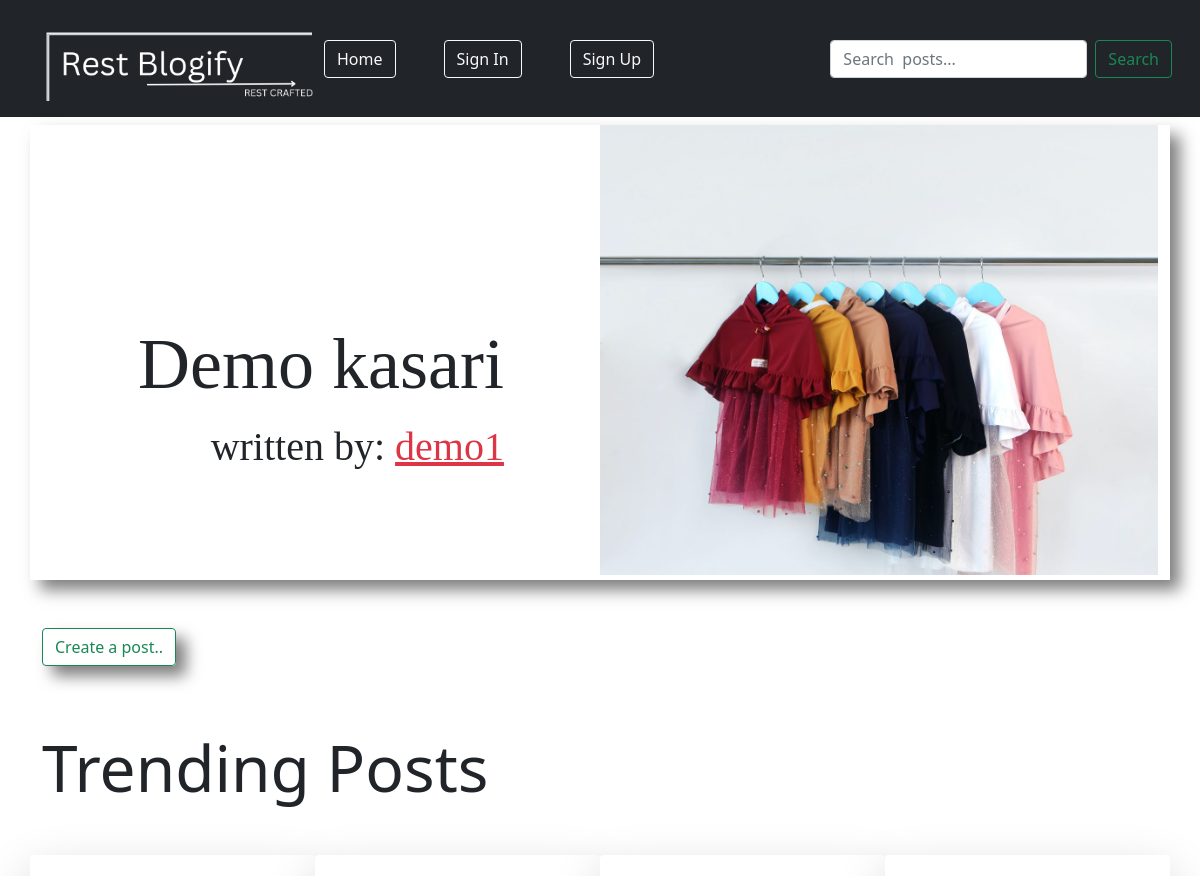
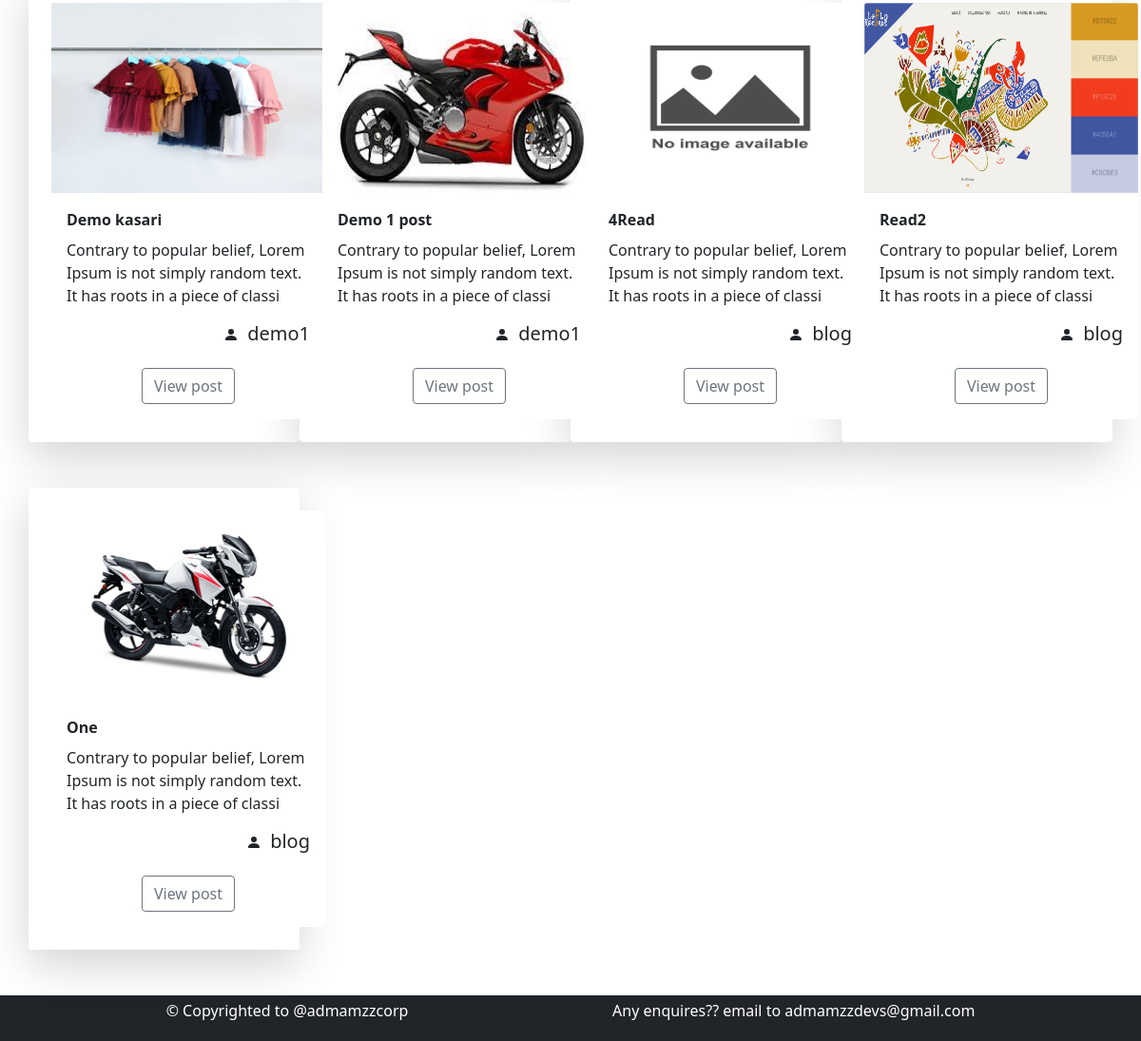
The page / on the database its author committed (2 pictures, top to bottom).
### blog_app/models.py (models this page shows, shortened)
class Post(models.Model):
    post_name = models.CharField(max_length=100)
    post_desc = models.TextField()
    created   = models.DateTimeField(auto_now_add=True)
    rating = models.IntegerField(default=0)
    user = models.ForeignKey(User, on_delete=models.CASCADE)
    image = models.ImageField(upload_to='post_images',null=True,blank=True)

### blog_app/views.py (the view)
# urls.py: path('',views.index,name='index'),
def index(request):
    posts = Post.objects.order_by('-created', '-rating')
    return render(request,'index.html',{'posts':posts})

### templates/index.html (shortened to what this page needs)
{% extends 'base.html' %}
{% load static %}
{% block content %}
    <div class="container mt-2 ">
        <div class="row mb-3" style="height:455px;box-shadow: 10px 10px 15px rgba(0, 0, 0, 0.5);">
          <div id="imageSlider" class="carousel slide" data-ride="carousel">
            <div class="carousel-inner">
                {% for post in posts|slice:":5" %}
                    <div class="carousel-item {% if forloop.first %}active{% endif %}" style="max-height: 450px;">
                    <div class="d-flex">
                      <div class="w-50 d-flex justify-content-center align-items-center">
                        <div class="p-3">
                          <p class="display-2" style="font-family: cursive;">{{post.post_name}}</p>
                          <p class="display-6 text-end" style="font-family: cursive;">written by: <span class="text-danger text-decoration-underline">{{post.user}}</span></p>
                        </div>
                      </div>
                      <div class="w-50">
                        {% if post.image %}
                        <img src="{{ post.image.url }}" class="d-block w-100 " alt="Image" >
                        {% else %}
                        <p class=" text-muted mt-5">{{post.post_desc}}</p>
                    {% endif %}
                      </div>
                    </div>
                    </div>
                {% endfor %}
            </div>
        </div>
        </div>
        <div class="row mb-2 mt-5">
            <div class="col-12" >
                <p>
                    <button class="btn btn-outline-success waves-effect" type="button" data-bs-toggle="collapse" data-bs-target="#collapseExample" aria-expanded="false" aria-controls="collapseExample" style="box-shadow: 10px 10px 15px  rgba(0, 0, 0, 0.5);">
                   Create a post..
                    </button>
                  </p>
            </div>
        </div>
        <div class="row mt-5">
          <p class="display-3 mb-5" >Trending Posts</p>
          {% for post in posts %}
          <div class="col-3 p-4 shadow-lg  mb-5 bg-body rounded" style="min-height:400px">
            <div class="card custom" style="width: 18rem;">
              <img class="card-img-top" src="{% if post.image != '' %}{{post.image.url}} {% else %} {% static 'images/default.jpg' %} {% endif %}" alt="Card image cap" style="height:200px;">
              <div class="card-body " >
                <p class="card-title fw-bolder">{{post.post_name}}</p>
                <p class="card-text">{{post.post_desc|slice:':100'}}</p>
                <h5 class="card-title text-end">
                  <svg xmlns="http://www.w3.org/2000/svg" width="16" height="16" fill="currentColor" class="bi bi-person-fill text-dark mx-1" viewBox="0 0 16 16">
                    <path d="M3 14s-1 0-1-1 1-4 6-4 6 3 6 4-1 1-1 1H3Zm5-6a3 3 0 1 0 0-6 3 3 0 0 0 0 6Z"/>
                  </svg>
                  {{post.user}}
                </h5>
                <div class="text-center">
                  <a href="{% url 'post' post.id %}" class="btn btn-outline-secondary mt-3">View post</a>
                </div>
              </div>
            </div>
          </div>
          {% empty %}
          <div >
            <p class="display-2"> No posts yet</p>
          </div>
          {% endfor %}
        </div>
    </div>
{% endblock %}

### static/css/custom.css (style rules this page uses)
.custom { border: none !important; }

### rows shown on the page
Post: post_name "Demo kasari", user "demo1", image (picture), post_desc "Contrary to popular belief, Lorem Ipsum is not simply random text. It has roots in a piece of classi"
Post: image (picture), post_name "Demo 1 post", post_desc "Contrary to popular belief, Lorem Ipsum is not simply random text. It has roots in a piece of classi", user "demo1"
Post: post_name "4Read", post_desc "Contrary to popular belief, Lorem Ipsum is not simply random text. It has roots in a piece of classi", user "blog"
Post: image (picture), post_name "Read2", post_desc "Contrary to popular belief, Lorem Ipsum is not simply random text. It has roots in a piece of classi", user "blog"
Post: image (picture), post_name "One", post_desc "Contrary to popular belief, Lorem Ipsum is not simply random text. It has roots in a piece of classi", user "blog"
